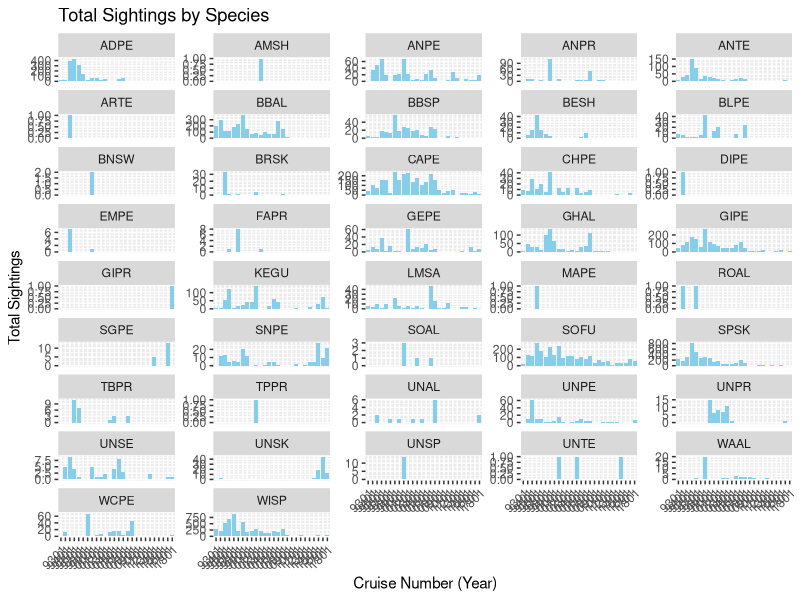

R code for this plot:
rm(list=ls())


library(ggplot2)
library(tidyverse)
seabird_100 <- read_csv(here::here("data/table_100.csv"))

##-----------------------------------------------------------------------------
# make a table of all unique species seen in the survey and their breeding season info
# are all the birds we see breeding during the LTER cruise
# are they raising chicks/incubating eggs etc. or not breeding at all
##-----------------------------------------------------------------------------

# manually specify bird species to include
# would it be better to exclude certain spp by identifying a pattern?
bird_species <- c("SPSK", "WISP", "ADPE", "ANTE","GIPE","BBAL","LMSA","GHAL",
                  "CAPE","SOFU","GEPE","ANPR","BLPE","BBSP","CHPE","KEGU","BESH",
                  "UNSK","ROAL","WCPE","UNPE","DIPE","UNSE","SNPE","ANPE",
                  "BRSK","ARTE","UNAL","EMPE","TBPR","FAPR","MAPE","WAAL",
                  "UNPR","BNSW","UNSP","SOAL","UNTE","TPPR","AMSH","SGPE",
                  "SPSK","GIPR")

# filter the dataset to include only the bird species
bird_data <- seabird_100 %>%
  filter(Species %in% bird_species)

# get unique bird species seen overall
unique_bird_species <- unique(bird_data$Species)

# create table of unique bird species seen overall
unique_species_table <- data.frame(Species = unique_bird_species)
print(unique_species_table)

# write to csv
# write.csv(unique_species_table, "birds_breedinginfo.csv", row.names = FALSE)


##-----------------------------------------------------------------------------
# plot year (x axis) vs. total # seen that year. A separate plot for each species
# You can do this in ggplot or run a for loop. 
# Plots dont need to be pretty, I just want to look at basic trends in time. 
# This should also help with your research. 
##-----------------------------------------------------------------------------

# aggregate data to get total sightings per cruise number (representing years) for each species
sightings_per_cruise <- bird_data %>%
  group_by(Species, Cruise) %>%
  summarise(total_sightings = n())

# convert CruiseNumber to factor with specific order
cruise_order <- c("9301", "9401", "9501", "9601", "9701", "9801", "9901", "0001", 
                  "0101", "0201", "0301", "0401", "0501", "0601", "0701", "0801", 
                  "0901", "1001", "1101", "1201", "1301", "1401", "1501", "1601", 
                  "1701", "1801")

sightings_per_cruise$Cruise <- factor(sightings_per_cruise$Cruise, levels = cruise_order)

# function to plot all species in facets
plot_all_species <- function() {
  p <- ggplot(sightings_per_cruise, aes(x = Cruise, y = total_sightings)) +
    geom_bar(stat = "identity", fill = "skyblue") +
    labs(title = "Total Sightings by Species",
         x = "Cruise Number (Year)",
         y = "Total Sightings") +
    theme(axis.text.x = element_text(angle = 45, hjust = 1)) +
    facet_wrap(~ Species, scales = "free_y", ncol = 5)
  
  print(p)
}

# display all plots in one window
plot_all_species()

# save file
# ggsave("total_sightings_plot.png", plot = p, width = 12, height = 8, units = "in", dpi = 300)



# # function to plot each species separately
# plot_species <- function(species) {
#   combined_data <- sightings_per_cruise %>%
#     filter(Species == species)
#   
#   p <- ggplot(combined_data, aes(x = CruiseNumber, y = total_sightings)) +
#     geom_bar(stat = "identity", fill = "skyblue") +
#     labs(title = paste("Sightings of", species),
#          x = "Cruise Number (Year)",
#          y = "Total Sightings") +
#     theme(axis.text.x = element_text(angle = 45, hjust = 1))
#   
#   print(p)
# }
# 
# # create separate plots for each species
# for (species in bird_species) {
#   plot_species(species)
# }












